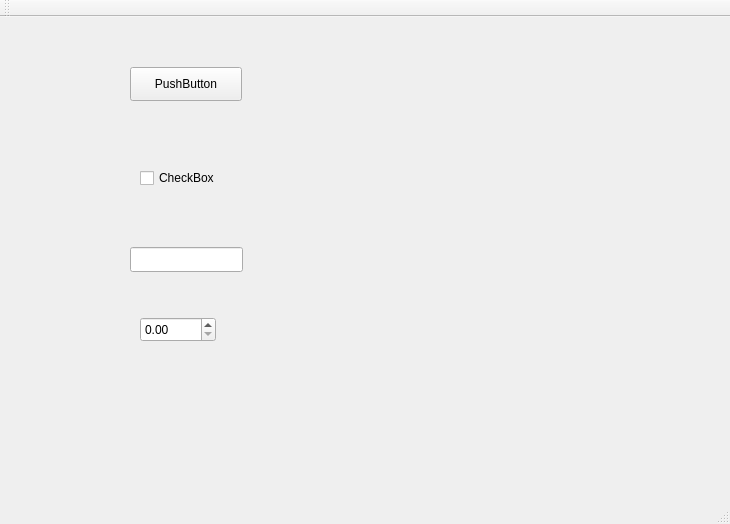
<?xml version="1.0" encoding="UTF-8"?>
<ui version="4.0">
 <class>Test2_1AClass</class>
 <widget class="QMainWindow" name="Test2_1AClass">
  <property name="geometry">
   <rect>
    <x>0</x>
    <y>0</y>
    <width>730</width>
    <height>524</height>
   </rect>
  </property>
  <property name="windowTitle">
   <string>Test2_1A</string>
  </property>
  <widget class="QWidget" name="centralWidget">
   <widget class="QPushButton" name="pushButton">
    <property name="geometry">
     <rect>
      <x>130</x>
      <y>50</y>
      <width>112</width>
      <height>34</height>
     </rect>
    </property>
    <property name="text">
     <string>PushButton</string>
    </property>
   </widget>
   <widget class="QCheckBox" name="checkBox">
    <property name="geometry">
     <rect>
      <x>140</x>
      <y>150</y>
      <width>105</width>
      <height>22</height>
     </rect>
    </property>
    <property name="text">
     <string>CheckBox</string>
    </property>
   </widget>
   <widget class="QLineEdit" name="lineEdit">
    <property name="geometry">
     <rect>
      <x>130</x>
      <y>230</y>
      <width>113</width>
      <height>25</height>
     </rect>
    </property>
   </widget>
   <widget class="QDoubleSpinBox" name="doubleSpinBox">
    <property name="geometry">
     <rect>
      <x>140</x>
      <y>300</y>
      <width>76</width>
      <height>25</height>
     </rect>
    </property>
   </widget>
  </widget>
  <widget class="QMenuBar" name="menuBar">
   <property name="geometry">
    <rect>
     <x>0</x>
     <y>0</y>
     <width>730</width>
     <height>30</height>
    </rect>
   </property>
  </widget>
  <widget class="QToolBar" name="mainToolBar">
   <attribute name="toolBarArea">
    <enum>TopToolBarArea</enum>
   </attribute>
   <attribute name="toolBarBreak">
    <bool>false</bool>
   </attribute>
  </widget>
  <widget class="QStatusBar" name="statusBar"/>
 </widget>
 <layoutdefault spacing="6" margin="11"/>
 <resources>
  <include location="Test2_1A.qrc"/>
 </resources>
 <connections/>
</ui>
